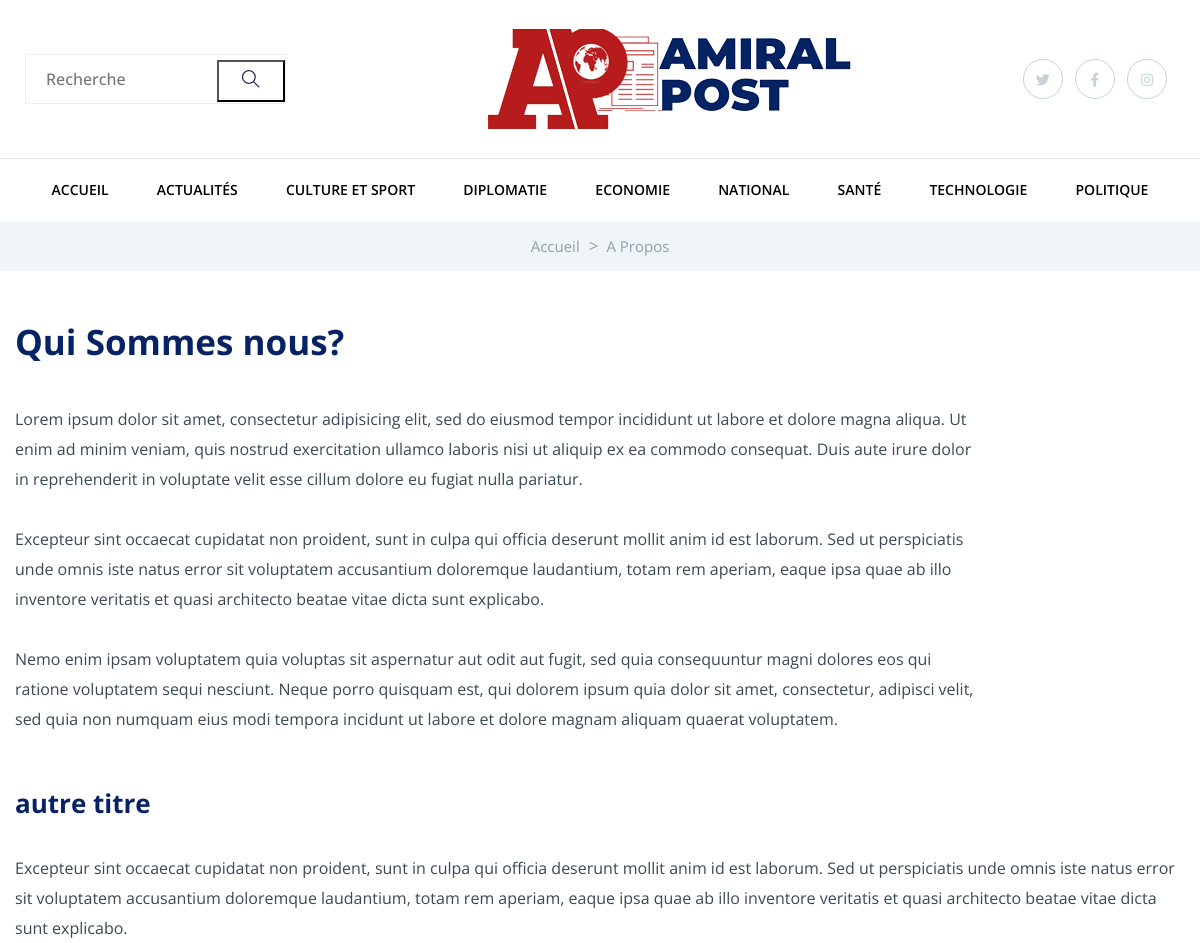
Page /about/ (upper part) on the earlier database version.
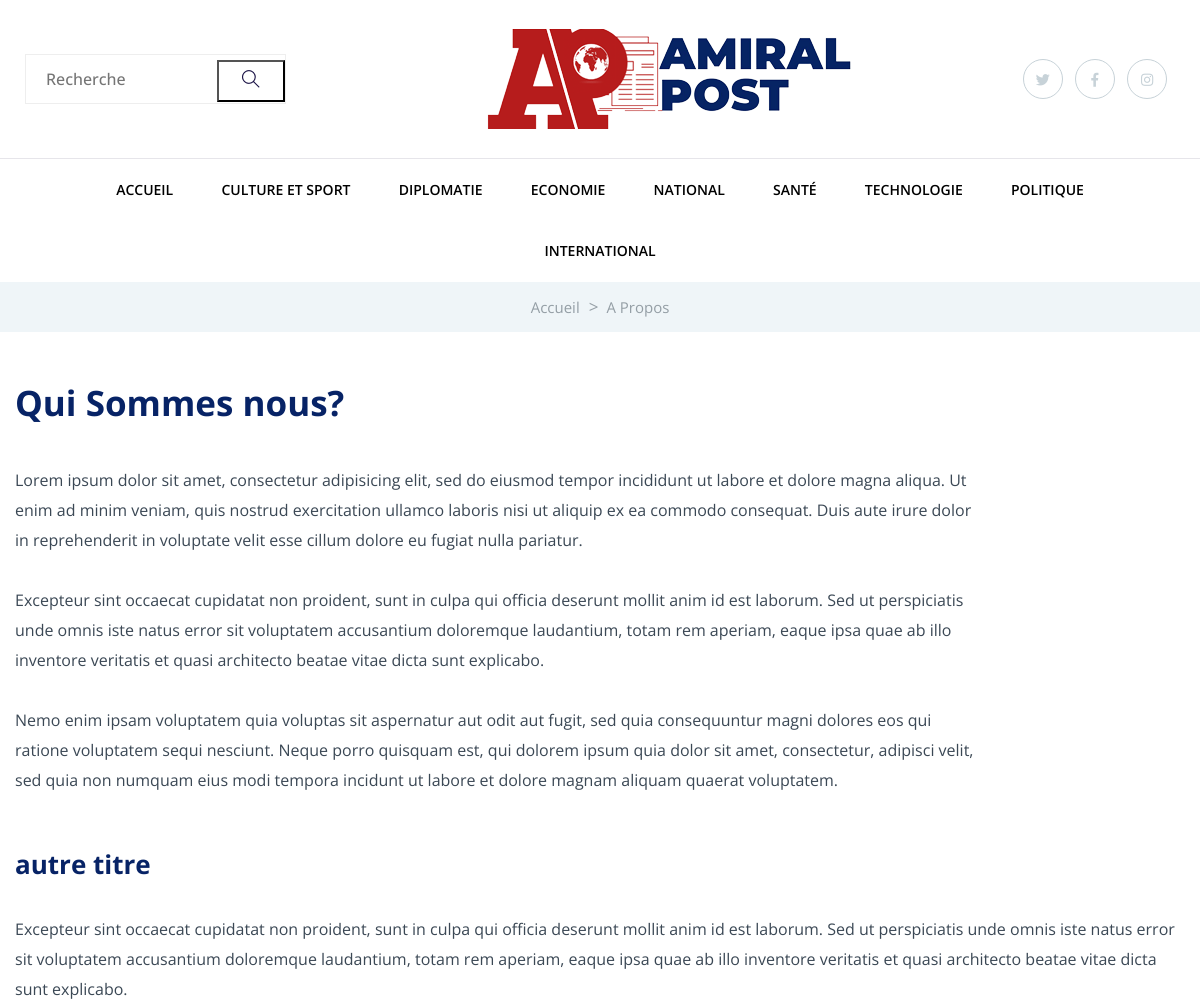
Same page on the later database version.
### blog/models.py (models this page shows, shortened)
class Category(models.Model):
    name = models.CharField(max_length = 255, verbose_name="Nom")
    thumbnail = models.ImageField(upload_to='photos/%Y/%m/%d/', verbose_name='Image')
    class Meta:
        verbose_name = "Catégorie"

### blog/views.py (the view)
# urls.py: path('about/', about, name='about'),
def about(request):
    categories = Category.objects.all()
    return render(request, 'blog/About/about.html', {'categories': categories})

### blog/templates/blog/About/about.html (shortened to what this page needs)
{% extends 'blog/base.html' %}
{% load static %}
{% block content %}
        <div class="page-notification">
            <div class="container">
                <div class="row">
                    <div class="col-lg-12">
                        <nav aria-label="breadcrumb">
                            <ol class="breadcrumb justify-content-center">
                                <li class="breadcrumb-item"><a href="index.html">Accueil</a></li>
                                <li class="breadcrumb-item"><a href="#">A propos</a></li>
                            </ol>
                        </nav>
                    </div>
                </div>
            </div>
        </div>
        <div class="psot-details pb-80">
            <div class="container">
                <div class="row">
                    <div class="col-lg-8">
                        <div class="about-details-cap">
                        <h2>Qui Sommes nous?</h2>
                        </div>
                    </div>
                    <div class="col-lg-10">
                        <div class="about-details-cap">
                        <p class="mb-30">Lorem ipsum dolor sit amet, consectetur adipisicing elit, sed do eiusmod tempor incididunt ut labore et dolore magna aliqua. Ut enim ad minim veniam, quis nostrud exercitation ullamco laboris nisi ut aliquip ex ea commodo consequat. Duis aute irure dolor in reprehenderit in voluptate velit esse cillum dolore eu fugiat nulla pariatur. </p>
                        <p class="mb-30">Excepteur sint occaecat cupidatat non proident, sunt in culpa qui officia deserunt mollit anim id est laborum. Sed ut perspiciatis unde omnis iste natus error sit voluptatem accusantium doloremque laudantium, totam rem aperiam, eaque ipsa quae ab illo inventore veritatis et quasi architecto beatae vitae dicta sunt explicabo. </p>
                        <p class="mb-50">Nemo enim ipsam voluptatem quia voluptas sit aspernatur aut odit aut fugit, sed quia consequuntur magni dolores eos qui ratione voluptatem sequi nesciunt. Neque porro quisquam est, qui dolorem ipsum quia dolor sit amet, consectetur, adipisci velit, sed quia non numquam eius modi tempora incidunt ut labore et dolore magnam aliquam quaerat voluptatem.</p>
                        </div>
                    </div>
                    <div class="col-lg-12">
                        <div class="about-details-cap">
                            <h3>autre titre</h3>
                            <p>Excepteur sint occaecat cupidatat non proident, sunt in culpa qui officia deserunt mollit anim id est laborum. Sed ut perspiciatis unde omnis iste natus error sit voluptatem accusantium doloremque laudantium, totam rem aperiam, eaque ipsa quae ab illo inventore veritatis et quasi architecto beatae vitae dicta sunt explicabo. </p>
                        </div>
                    </div>
                </div>
            </div>
        </div>
{% endblock %}

### blog/templates/blog/header.html (shortened to what this page needs)
{% load static %}
  <header>
       <div class="header-area">
            <div class="main-header ">
                <div class="header-top ">
                   <div class="container-fluid">
                       <div class="col-xl-12">
                            <div class="row d-flex justify-content-lg-between align-items-center">
                                <div class="header-info-left">
                                    <li class="d-none d-lg-block">
                                    <form>
                                        <div class="form-box f-right ">
                                            <input type="text" name="keyword" placeholder="Recherche">
                                            <button class="search-icon">
                                                  <i class="ti-search"></i>
                                            </button>
                                        </div>
                                    </form>
                                     </li>
                                </div>
                                <div class="header-info-mid">
                                    <div class="logo">
                                        <a href="{% url 'home' %}"><img src="{% static 'assets/img/logo/logo.png' %}" alt=""></a>
                                    </div>
                                </div>
                                <div class="header-info-right d-flex align-items-center">
                                   <div class="header-social">
                                        <a href="#"><i class="fab fa-twitter"></i></a>
                                        <a href="#"><i class="fab fa-facebook-f"></i></a>
                                          <a href="#"><i class="fab fa-instagram"></i></a>
                                    </div>
                                </div>
                            </div>
                       </div>
                   </div>
                </div>
               <div class="header-bottom  header-sticky">
                    <div class="container-fluid">
                        <div class="row align-items-center">
                            <div class="col-12">
                                <div class="main-menu text-center d-none d-lg-block">
                                      <nav>
                                        <ul id="navigation">
                                            <li><a href="{% url 'home' %}">Accueil</a></li>
                                            {% for category in categories %}
                                            <li><a href="{% url 'category' category.id %}">{{ category.name }}</a></li>
                                            {% endfor %}
                                        </ul>
                                    </nav>
                                </div>
                            </div>
                            <div class="col-12">
                            </div>
                        </div>
                    </div>
               </div>
            </div>
       </div>
    </header>

Differences in the rows shown:
removed Category: name "ACTUALITÉS"
added Category: name "INTERNATIONAL"
